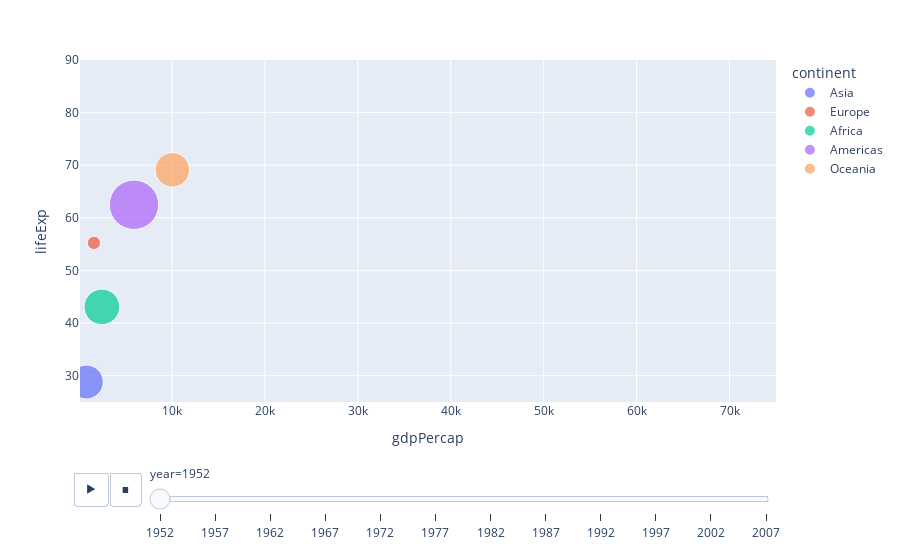

Notebook code for this chart:
### Markdown cell above
## 7

### Code cell
import plotly.express as px
df = px.data.gapminder()
px.scatter(df, x="gdpPercap", y="lifeExp", animation_frame="year", animation_group="continent",
           size="pop", color="continent", hover_name="country",
           log_x=False, size_max=300, range_x=[100,75000], range_y=[25,90])

### Figure 1 — Plotly figure (JSON) as saved in the notebook; plotly's stock layout.template omitted (floating-point values rounded to 4 significant figures)
{"data": [{"hovertemplate": "<b>%{hovertext}</b><br><br>continent=Asia<br>year=1952<br>gdpPercap=%{x}<br>lifeExp=%{y}<br>pop=%{marker.size}<extra></extra>", "hovertext": ["Afghanistan", "Bahrain", "Bangladesh", "Cambodia", "China", "Hong Kong, China", "India", "Indonesia", "Iran", "Iraq", "Israel", "Japan", "Jordan", "Korea, Dem. Rep.", "Korea, Rep.", "Kuwait", "Lebanon", "Malaysia", "Mongolia", "Myanmar", "Nepal", "Oman", "Pakistan", "Philippines", "Saudi Arabia", "Singapore", "Sri Lanka", "Syria", "Taiwan", "Thailand", "Vietnam", "West Bank and Gaza", "Yemen, Rep."], "ids": ["Asia", "Asia", "Asia", "Asia", "Asia", "Asia", "Asia", "Asia", "Asia", "Asia", "Asia", "Asia", "Asia", "Asia", "Asia", "Asia", "Asia", "Asia", "Asia", "Asia", "Asia", "Asia", "Asia", "Asia", "Asia", "Asia", "Asia", "Asia", "Asia", "Asia", "Asia", "Asia", "Asia"], "legendgroup": "Asia", "marker": {"color": "#636efa", "size": [8425333, 120447, 46886859, 4693836, 556263527, 2125900, 372000000, 82052000, 17272000, 5441766, 1620914, 86459025, 607914, 8865488, 20947571, 160000, 1439529, 6748378, 800663, 20092996, 9182536, 507833, 41346560, 22438691, 4005677, 1127000, 7982342, 3661549, 8550362, 21289402, 26246839, 1030585, 4963829], "sizemode": "area", "sizeref": 14650.0, "symbol": "circle"}, "mode": "markers", "name": "Asia", "orientation": "v", "showlegend": true, "type": "scatter", "x": [779.4, 9867.0, 684.2, 368.5, 400.4, 3054.0, 546.6, 749.7, 3035.0, 4130.0, 4087.0, 3217.0, 1547.0, 1088.0, 1031.0, 108400.0, 4835.0, 1831.0, 786.6, 331, 545.9, 1828.0, 684.6, 1273.0, 6460.0, 2315.0, 1084.0, 1643.0, 1207.0, 757.8, 605.1, 1516.0, 781.7], "xaxis": "x", "y": [28.8, 50.94, 37.48, 39.42, 44, 60.96, 37.37, 37.47, 44.87, 45.32, 65.39, 63.03, 43.16, 50.06, 47.45, 55.56, 55.93, 48.46, 42.24, 36.32, 36.16, 37.58, 43.44, 47.75, 39.88, 60.4, 57.59, 45.88, 58.5, 50.85, 40.41, 43.16, 32.55], "yaxis": "y"}, {"hovertemplate": "<b>%{hovertext}</b><br><br>continent=Europe<br>year=1952<br>gdpPercap=%{x}<br>lifeExp=%{y}<br>pop=%{marker.size}<extra></extra>", "hovertext": ["Albania", "Austria", "Belgium", "Bosnia and Herzegovina", "Bulgaria", "Croatia", "Czech Republic", "Denmark", "Finland", "France", "Germany", "Greece", "Hungary", "Iceland", "Ireland", "Italy", "Montenegro", "Netherlands", "Norway", "Poland", "Portugal", "Romania", "Serbia", "Slovak Republic", "Slovenia", "Spain", "Sweden", "Switzerland", "Turkey", "United Kingdom"], "ids": ["Europe", "Europe", "Europe", "Europe", "Europe", "Europe", "Europe", "Europe", "Europe", "Europe", "Europe", "Europe", "Europe", "Europe", "Europe", "Europe", "Europe", "Europe", "Europe", "Europe", "Europe", "Europe", "Europe", "Europe", "Europe", "Europe", "Europe", "Europe", "Europe", "Europe"], "legendgroup": "Europe", "marker": {"color": "#EF553B", "size": [1282697, 6927772, 8730405, 2791000, 7274900, 3882229, 9125183, 4334000, 4090500, 42459667, 69145952, 7733250, 9504000, 147962, 2952156, 47666000, 413834, 10381988, 3327728, 25730551, 8526050, 16630000, 6860147, 3558137, 1489518, 28549870, 7124673, 4815000, 22235677, 50430000], "sizemode": "area", "sizeref": 14650.0, "symbol": "circle"}, "mode": "markers", "name": "Europe", "orientation": "v", "showlegend": true, "type": "scatter", "x": [1601.0, 6137.0, 8343.0, 973.5, 2444.0, 3119.0, 6876.0, 9692.0, 6425.0, 7030.0, 7144.0, 3531.0, 5264.0, 7268.0, 5210.0, 4931.0, 2648.0, 8942.0, 10100.0, 4029.0, 3068.0, 3145.0, 3581.0, 5075.0, 4215.0, 3834.0, 8528.0, 14730.0, 1969.0, 9980.0], "xaxis": "x", "y": [55.23, 66.8, 68, 53.82, 59.6, 61.21, 66.87, 70.78, 66.55, 67.41, 67.5, 65.86, 64.03, 72.49, 66.91, 65.94, 59.16, 72.13, 72.67, 61.31, 59.82, 61.05, 58.0, 64.36, 65.57, 64.94, 71.86, 69.62, 43.59, 69.18], "yaxis": "y"}, {"hovertemplate": "<b>%{hovertext}</b><br><br>continent=Africa<br>year=1952<br>gdpPercap=%{x}<br>lifeExp=%{y}<br>pop=%{marker.size}<extra></extra>", "hovertext": ["Algeria", "Angola", "Benin", "Botswana", "Burkina Faso", "Burundi", "Cameroon", "Central African Republic", "Chad", "Comoros", "Congo, Dem. Rep.", "Congo, Rep.", "Cote d'Ivoire", "Djibouti", "Egypt", "Equatorial Guinea", "Eritrea", "Ethiopia", "Gabon", "Gambia", "Ghana", "Guinea", "Guinea-Bissau", "Kenya", "Lesotho", "Liberia", "Libya", "Madagascar", "Malawi", "Mali", "Mauritania", "Mauritius", "Morocco", "Mozambique", "Namibia", "Niger", "Nigeria", "Reunion", "Rwanda", "Sao Tome and Principe", "Senegal", "Sierra Leone", "Somalia", "South Africa", "Sudan", "Swaziland", "Tanzania", "Togo", "Tunisia", "Uganda", "Zambia", "Zimbabwe"], "ids": ["Africa", "Africa", "Africa", "Africa", "Africa", "Africa", "Africa", "Africa", "Africa", "Africa", "Africa", "Africa", "Africa", "Africa", "Africa", "Africa", "Africa", "Africa", "Africa", "Africa", "Africa", "Africa", "Africa", "Africa", "Africa", "Africa", "Africa", "Africa", "Africa", "Africa", "Africa", "Africa", "Africa", "Africa", "Africa", "Africa", "Africa", "Africa", "Africa", "Africa", "Africa", "Africa", "Africa", "Africa", "Africa", "Africa", "Africa", "Africa", "Africa", "Africa", "Africa", "Africa"], "legendgroup": "Africa", "marker": {"color": "#00cc96", "size": [9279525, 4232095, 1738315, 442308, 4469979, 2445618, 5009067, 1291695, 2682462, 153936, 14100005, 854885, 2977019, 63149, 22223309, 216964, 1438760, 20860941, 420702, 284320, 5581001, 2664249, 580653, 6464046, 748747, 863308, 1019729, 4762912, 2917802, 3838168, 1022556, 516556, 9939217, 6446316, 485831, 3379468, 33119096, 257700, 2534927, 60011, 2755589, 2143249, 2526994, 14264935, 8504667, 290243, 8322925, 1219113, 3647735, 5824797, 2672000, 3080907], "sizemode": "area", "sizeref": 14650.0, "symbol": "circle"}, "mode": "markers", "name": "Africa", "orientation": "v", "showlegend": true, "type": "scatter", "x": [2449.0, 3521.0, 1063.0, 851.2, 543.3, 339.3, 1173.0, 1071.0, 1179.0, 1103.0, 780.5, 2126.0, 1389.0, 2670.0, 1419.0, 375.6, 328.9, 362.1, 4293.0, 485.2, 911.3, 510.2, 299.9, 853.5, 298.8, 575.6, 2388.0, 1443.0, 369.2, 452.3, 743.1, 1968.0, 1688.0, 468.5, 2424.0, 761.9, 1077.0, 2719.0, 493.3, 879.6, 1450.0, 879.8, 1136.0, 4725.0, 1616.0, 1148.0, 716.7, 859.8, 1468.0, 734.8, 1147.0, 406.9], "xaxis": "x", "y": [43.08, 30.02, 38.22, 47.62, 31.98, 39.03, 38.52, 35.46, 38.09, 40.72, 39.14, 42.11, 40.48, 34.81, 41.89, 34.48, 35.93, 34.08, 37.0, 30, 43.15, 33.61, 32.5, 42.27, 42.14, 38.48, 42.72, 36.68, 36.26, 33.69, 40.54, 50.99, 42.87, 31.29, 41.73, 37.44, 36.32, 52.72, 40, 46.47, 37.28, 30.33, 32.98, 45.01, 38.63, 41.41, 41.22, 38.6, 44.6, 39.98, 42.04, 48.45], "yaxis": "y"}, {"hovertemplate": "<b>%{hovertext}</b><br><br>continent=Americas<br>year=1952<br>gdpPercap=%{x}<br>lifeExp=%{y}<br>pop=%{marker.size}<extra></extra>", "hovertext": ["Argentina", "Bolivia", "Brazil", "Canada", "Chile", "Colombia", "Costa Rica", "Cuba", "Dominican Republic", "Ecuador", "El Salvador", "Guatemala", "Haiti", "Honduras", "Jamaica", "Mexico", "Nicaragua", "Panama", "Paraguay", "Peru", "Puerto Rico", "Trinidad and Tobago", "United States", "Uruguay", "Venezuela"], "ids": ["Americas", "Americas", "Americas", "Americas", "Americas", "Americas", "Americas", "Americas", "Americas", "Americas", "Americas", "Americas", "Americas", "Americas", "Americas", "Americas", "Americas", "Americas", "Americas", "Americas", "Americas", "Americas", "Americas", "Americas", "Americas"], "legendgroup": "Americas", "marker": {"color": "#ab63fa", "size": [17876956, 2883315, 56602560, 14785584, 6377619, 12350771, 926317, 6007797, 2491346, 3548753, 2042865, 3146381, 3201488, 1517453, 1426095, 30144317, 1165790, 940080, 1555876, 8025700, 2227000, 662850, 157553000, 2252965, 5439568], "sizemode": "area", "sizeref": 14650.0, "symbol": "circle"}, "mode": "markers", "name": "Americas", "orientation": "v", "showlegend": true, "type": "scatter", "x": [5911.0, 2677.0, 2109.0, 11370.0, 3940.0, 2144.0, 2627.0, 5587.0, 1398.0, 3522.0, 3048.0, 2428.0, 1840.0, 2195.0, 2899.0, 3478.0, 3112.0, 2480.0, 1952.0, 3759.0, 3082.0, 3023.0, 13990.0, 5717.0, 7690.0], "xaxis": "x", "y": [62.48, 40.41, 50.92, 68.75, 54.74, 50.64, 57.21, 59.42, 45.93, 48.36, 45.26, 42.02, 37.58, 41.91, 58.53, 50.79, 42.31, 55.19, 62.65, 43.9, 64.28, 59.1, 68.44, 66.07, 55.09], "yaxis": "y"}, {"hovertemplate": "<b>%{hovertext}</b><br><br>continent=Oceania<br>year=1952<br>gdpPercap=%{x}<br>lifeExp=%{y}<br>pop=%{marker.size}<extra></extra>", "hovertext": ["Australia", "New Zealand"], "ids": ["Oceania", "Oceania"], "legendgroup": "Oceania", "marker": {"color": "#FFA15A", "size": [8691212, 1994794], "sizemode": "area", "sizeref": 14650.0, "symbol": "circle"}, "mode": "markers", "name": "Oceania", "orientation": "v", "showlegend": true, "type": "scatter", "x": [10040.0, 10560.0], "xaxis": "x", "y": [69.12, 69.39], "yaxis": "y"}], "layout": {"legend": {"itemsizing": "constant", "title": {"text": "continent"}, "tracegroupgap": 0}, "margin": {"t": 60}, "sliders": [{"active": 0, "currentvalue": {"prefix": "year="}, "len": 0.9, "pad": {"b": 10, "t": 60}, "steps": [{"args": [["1952"], {"frame": {"duration": 0, "redraw": false}, "fromcurrent": true, "mode": "immediate", "transition": {"duration": 0, "easing": "linear"}}], "label": "1952", "method": "animate"}, {"args": [["1957"], {"frame": {"duration": 0, "redraw": false}, "fromcurrent": true, "mode": "immediate", "transition": {"duration": 0, "easing": "linear"}}], "label": "1957", "method": "animate"}, {"args": [["1962"], {"frame": {"duration": 0, "redraw": false}, "fromcurrent": true, "mode": "immediate", "transition": {"duration": 0, "easing": "linear"}}], "label": "1962", "method": "animate"}, {"args": [["1967"], {"frame": {"duration": 0, "redraw": false}, "fromcurrent": true, "mode": "immediate", "transition": {"duration": 0, "easing": "linear"}}], "label": "1967", "method": "animate"}, {"args": [["1972"], {"frame": {"duration": 0, "redraw": false}, "fromcurrent": true, "mode": "immediate", "transition": {"duration": 0, "easing": "linear"}}], "label": "1972", "method": "animate"}, {"args": [["1977"], {"frame": {"duration": 0, "redraw": false}, "fromcurrent": true, "mode": "immediate", "transition": {"duration": 0, "easing": "linear"}}], "label": "1977", "method": "animate"}, {"args": [["1982"], {"frame": {"duration": 0, "redraw": false}, "fromcurrent": true, "mode": "immediate", "transition": {"duration": 0, "easing": "linear"}}], "label": "1982", "method": "animate"}, {"args": [["1987"], {"frame": {"duration": 0, "redraw": false}, "fromcurrent": true, "mode": "immediate", "transition": {"duration": 0, "easing": "linear"}}], "label": "1987", "method": "animate"}, {"args": [["1992"], {"frame": {"duration": 0, "redraw": false}, "fromcurrent": true, "mode": "immediate", "transition": {"duration": 0, "easing": "linear"}}], "label": "1992", "method": "animate"}, {"args": [["1997"], {"frame": {"duration": 0, "redraw": false}, "fromcurrent": true, "mode": "immediate", "transition": {"duration": 0, "easing": "linear"}}], "label": "1997", "method": "animate"}, {"args": [["2002"], {"frame": {"duration": 0, "redraw": false}, "fromcurrent": true, "mode": "immediate", "transition": {"duration": 0, "easing": "linear"}}], "label": "2002", "method": "animate"}, {"args": [["2007"], {"frame": {"duration": 0, "redraw": false}, "fromcurrent": true, "mode": "immediate", "transition": {"duration": 0, "easing": "linear"}}], "label": "2007", "method": "animate"}], "x": 0.1, "xanchor": "left", "y": 0, "yanchor": "top"}], "updatemenus": [{"buttons": [{"args": [null, {"frame": {"duration": 500, "redraw": false}, "fromcurrent": true, "mode": "immediate", "transition": {"duration": 500, "easing": "linear"}}], "label": "&#9654;", "method": "animate"}, {"args": [[null], {"frame": {"duration": 0, "redraw": false}, "fromcurrent": true, "mode": "immediate", "transition": {"duration": 0, "easing": "linear"}}], "label": "&#9724;", "method": "animate"}], "direction": "left", "pad": {"r": 10, "t": 70}, "showactive": false, "type": "buttons", "x": 0.1, "xanchor": "right", "y": 0, "yanchor": "top"}], "xaxis": {"anchor": "y", "domain": [0, 1], "range": [100, 75000], "title": {"text": "gdpPercap"}}, "yaxis": {"anchor": "x", "domain": [0, 1], "range": [25, 90], "title": {"text": "lifeExp"}}}}
